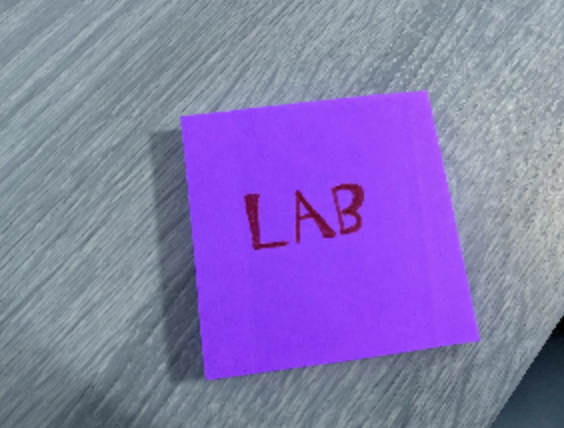
#> input picture notes.png, 564 x 428 px, found by its file name
$ jupyter execute ObjectDetection.ipynb
#> lines starting #> are read from the running program, lines starting #| are printed output that depends on the picture; after the words box and inside, x2 and y2 are one past the last pixel; in counts of white or black regions, pixels touching at a corner belong together
<a href="https://colab.research.google.com/github/NorahAlShaikhMubarak/ObjectDetection/blob/master/ObjectDetection.ipynb" target="_parent"></a>

#Import libs

[cell 1]
import cv2
import os
import numpy as np
from matplotlib import pyplot as plt
from google.colab import drive

# Read image and Show

[cell 2]
img_path = '/content/drive/My Drive/imagedetection'
img = cv2.imread(os.path.join(img_path,'notes.png'))
#> img is the input picture: shape (428, 564, 3); mean B, G, R 177, 119.9, 134.2
plt.imshow(img)
plt.show()

# Convert BGR to HSV

[cell 3]
hsv = cv2.cvtColor(img,cv2.COLOR_BGR2HSV)
#> hsv: shape (428, 564, 3); mean H, S, V 111.9, 81.1, 177.2
plt.imshow(hsv)
plt.show()

# Set Range HSV of Target and draw contours

[cell 4]
lower_green = np.array([119,27,45])
upper_green = np.array([208,255,255])
mask = cv2.inRange(hsv,lower_green,upper_green)
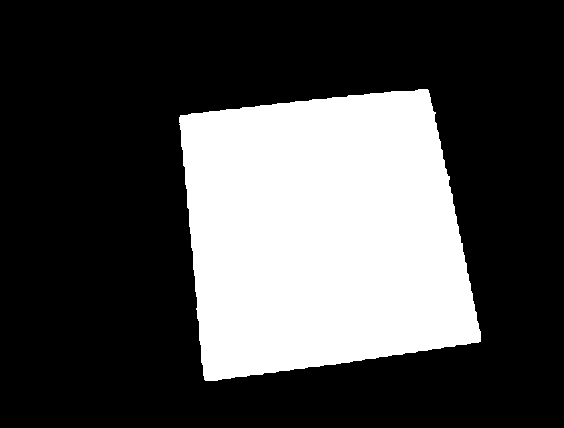
#> mask: shape (428, 564); 29.2% white; 1 white region
contours, hierarchy = cv2.findContours(mask, cv2.RETR_TREE, cv2.CHAIN_APPROX_SIMPLE)
#> contours = 1 contour; box (x1, y1, x2, y2) and area: (179, 89, 481, 381) 69883
cv2.drawContours(img,contours,-1,(0,255,0),10)
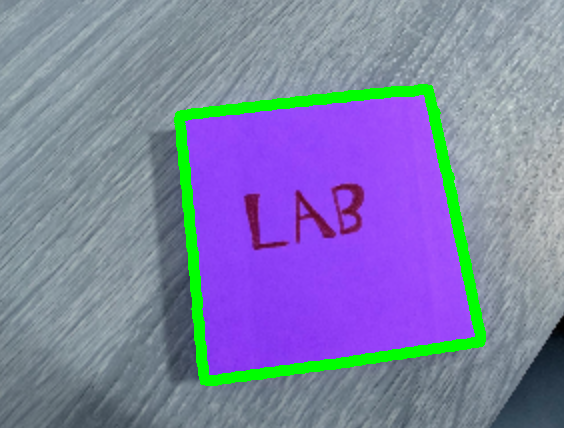
#> img: shape (428, 564, 3); 4.82% of pixels changed, all inside (x1, y1, x2, y2) = (174, 84, 486, 386)
plt.imshow(cv2.cvtColor(img,cv2.COLOR_BGR2RGB))
plt.show()

# Create contours of image

[cell 5]
contours, hierarchy = cv2.findContours(mask, cv2.RETR_TREE, cv2.CHAIN_APPROX_SIMPLE)
n = len(contours)
#> n = 1
for i in range(0,n):
  cnt = contours[i]
  per = cv2.arcLength(cnt,True)
  print('per = %.0f'%(per))
  if per > 4145:
    x,y,w,h = cv2.boundingRect(cnt)
    cv2.rectangle(img,(x,y),(x+w,y+h),(0,255,0),20)
#> this loop made 1 pass
#> per on pass 1: 1104.1
#| per = 1104
plt.axis("off")
plt.imshow(cv2.cvtColor(img,cv2.COLOR_BGR2RGB))
plt.show()
